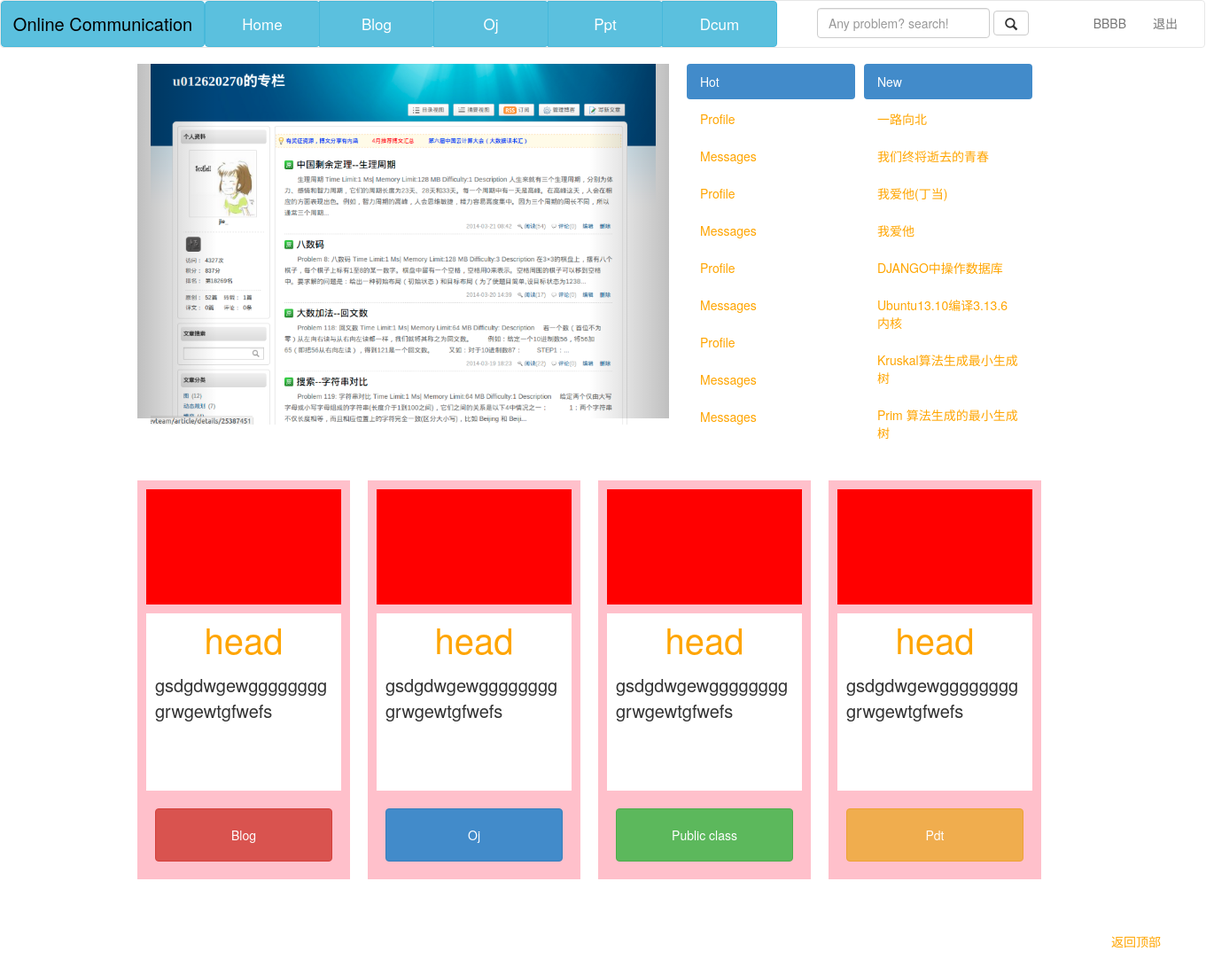
Screenshot of / (signed in) with the database file from the repository.
### account/models.py (models this page shows, shortened)
class UserProfile(models.Model):
    user = models.OneToOneField(User)
    nickname = models.CharField(max_length=30)
    integral = models.IntegerField(null=False, default=0)
    registration = models.BooleanField(default=False)
    blog_num = models.IntegerField(default=0)
    head_portrait = models.ImageField(upload_to='./head_protrait', default='./head_protrait/no-img.jsp')
    class Meta:
        verbose_name = _('UserProfile')
        verbose_name_plural = _('UserProfiles')

### blog/models.py (models this page shows, shortened)
class Post(models.Model):
    author = models.ForeignKey(UserProfile)
    date = models.DateField(auto_now_add=True)
    date_gmt = models.DateField(null=True)
    content = models.TextField()
    title = models.CharField(max_length=200)
    excerpt = models.CharField(max_length=500)
    status = models.CharField(max_length=20, null=True)
    comment_status = models.CharField(max_length=20, null=True)
    password = models.CharField(max_length=20, null=True)
    modified_date = models.DateField(null=True)
    modified_date_gmt = models.DateField(null=True)
    content_filtered = models.CharField(max_length=200, null=True)
    parent = models.BigIntegerField(null=True)
    menu_order = models.IntegerField(null=True)
    content_type = models.CharField(max_length=20, null=True)
    content_mime_type = models.CharField(max_length=255, null=True)
    comment_count = models.IntegerField(default=0)
    po_type = models.ManyToManyField(Category, through='PostToCategory',
                                blank=True, null=True)
    show = models.BooleanField(default=True)
    class Meta:
        ordering = ['-pk']
        verbose_name = _('Post')
        verbose_name_plural = _('Posts')
    @models.permalink
    def get_absolute_url(self):
        return ('post', (),
                {'author':self.author.user.username, 'pk':self.pk})

### blog/views.py (the view)
# urls.py: url(r'^$', 'blog.views.homePage', name='homepage'),
def homePage(request):
    authenticated = request.user.is_authenticated()
    userprofile = None
    articles = Post.objects.all()[:9]
    if authenticated:
        userprofile = request.user.userprofile
    return render(request, 'index.html', {'authenticated':authenticated,
                                          'user':userprofile, 'articles':articles})

### templates/index.html (shortened to what this page needs)
{% extends 'base.html' %}
{% block script %}
<link href ="{{ STATIC_URL }}css/page_2.css" rel="stylesheet">
<link href="{{ STATIC_URL }}css/nav.css" rel="stylesheet">
<link href= "{{ STATIC_URL }}css/bootstrap.css" rel = "stylesheet">
{% endblock %}
{% block body %}
        <div id="whole_container">
            <div id="page-up">
                <nav class="navbar navbar-default" role="navigation" style="background: white;">
              <div class="navbar-header">
                <button type="button" class="btn btn-info dropdown-toggle"data-toggle = "dropdown" id="button_1" >
                    <a href="#" id="Online-C">Online Communication</a>
                  </button>
              </div>
              <div class="collapse navbar-collapse" id="bs-example-navbar-collapse-1">
               <div class="btn-group" id="various-btns">
                  <button type="button" class="btn btn-info dropdown-toggle"data-toggle = "dropdown" id="button_other" >Home</button>
                  <button type="button" class="btn btn-info dropdown-toggle"data-toggle = "dropdown" id="button_other" >Blog</button>
                  <button type="button" class="btn btn-info dropdown-toggle"data-toggle = "dropdown" id="button_other" >Oj</button>
                  <button type="button" class="btn btn-info dropdown-toggle"data-toggle = "dropdown" id="button_other" >Ppt</button>
                   <button type="button" class="btn btn-info dropdown-toggle"data-toggle = "dropdown" id="button_other" >Dcum</button>
                   <div id="search-box">
                    <form class="navbar-form navbar-left" role="search" id="search-box">
                    <div class="form-group">
                    <input type="text" class="form-control" placeholder="Any problem? search!">
                    </div>
                    <button class="btn btn-default"><span class="glyphicon glyphicon-search"></span></button>
                    </form>
                 </div>
              </div>
            {% if not authenticated %}
            {% include 'account/_sign_in.html' %}
            {% else %}
            {% include 'account/_user_info.html' %}
            {% endif%}
              </div>
            </nav>
            </div>
            <div class="container" id = "page-mid-and-down">
            <div id="page-mid">
                <div id="mid-left">
                    <div id="myCarousel" class="carousel slide  col-md-offset-2 col-md-8">
                        <ol class="carousel-indicators">
                                <li data-target="#myCarousel" data-slide-to="0" class="active"></li>
                                <li data-target="#myCarousel" data-slide-to="1"></li>
                                <li data-target="#myCarousel" data-slide-to="2"></li>
                        </ol>
                    <div class="carousel-inner">
                        <div class="item active">
                            <img src="{{ STATIC_URL }}images/1.png" alt="">
                            <div class="container">
                                <div class="carousel-caption">
                                </div>
                            </div>
                        </div>
                </div>
                        <a class="left carousel-control" href="#myCarousel" data-slide="prev">      </a>
                        <a class="right carousel-control" href="#myCarousel" data-slide="next">     </a>
            </div>
                </div>
                <div id="mid-middle">
                    <ul class="nav nav-pills nav-stacked" id="hot">
                        <li class="active"><a href="#">Hot</a></li>
                        <li><a href="#">Profile</a></li>
                        <li><a href="#">Messages</a></li>
                        <li><a href="#">Profile</a></li>
                        <li><a href="#">Messages</a></li>
                        <li><a href="#">Profile</a></li>
                        <li><a href="#">Messages</a></li>
                        <li><a href="#">Profile</a></li>
                        <li><a href="#">Messages</a></li>
                        <li><a href="#">Messages</a></li>
                    </ul>
            </div>
            <div id="mid-right">
                <ul class="nav nav-pills nav-stacked">
                    <li class="active"><a href="#">New</a></li>
                    {% for article in articles %}
                    <li><a href="{{ article.get_absolute_url }}">{{ article.title }}</a></li>
                    {% endfor %}
                </ul>
            </div>
    </div>
           <div id="page-down">
                <div id="page-down-first">
                    <div id="page-down-fourth-one"></div>
                    <div id="page-down-fourth-two">
						<p id="wordhead">
							 <a href="#" target="_blank">head</a>
						</p>
						<p id="wordbody">
							gsdgdwgewgggggggggrwgewtgfwefs
						</p>
                    </div>
                    <div id="page-down-fourth-three">
						<button type="submit" class="btn btn-danger" id="button">Blog</button>
                    </div>
                </div>
                <div id="page-down-second">
                    <div id="page-down-fourth-one"></div>
                    <div id="page-down-fourth-two">
						<p id="wordhead">
							<a href="#" target="_blank">head</a>
						</p>
						<p id="wordbody">
							gsdgdwgewgggggggggrwgewtgfwefs
						</p>
                    </div>
                    <div id="page-down-fourth-three">
						<button type="submit" class="btn btn-primary" id="button">Oj</button>
                    </div>
                </div>
                <div id="page-down-third">
                    <div id="page-down-fourth-one"></div>
                    <div id="page-down-fourth-two">
						<p id="wordhead">
							<a href="#" target="_blank">head</a>
						</p>
						<p id="wordbody">
							gsdgdwgewgggggggggrwgewtgfwefs
						</p>
                    </div>
                    <div id="page-down-fourth-three">
						<button type="submit" class="btn btn-success" id="button">Public class</button>
                    </div>
                </div>
                <div id="page-down-fourth">
                    <div id="page-down-fourth-one"></div>
                    <div id="page-down-fourth-two">
						<p id="wordhead">
							<a href="#" target="_blank">head</a>
						</p>
						<p id="wordbody">
							gsdgdwgewgggggggggrwgewtgfwefs
						</p>
                    </div>
                    <div id="page-down-fourth-three">
						<button type="submit" class="btn btn-warning" id="button">Pdt</button>
                    </div>
                </div>
            </div>
        </div>
         <p id="pright">
            	<a href="#" target="_self">返回顶部</a>
        </p>
{% endblock %}

### templates/account/_user_info.html
<div id="log_in">
    <ul class="nav navbar-nav navbar-right" id="nav_right">
        <li><a  href="{% url 'blog_index' user.user.username %}">{{ user.nickname }}</a></li>
        <li><a href="{%url 'sign_out' %}">退出</a></li>
    </ul>
</div>

### static/css/page_2.css (style rules this page uses)
#whole_container { width: 1360px; height: 1200px; background: white; }
#page-up { height: 52px; width: 1360px; }
#button_1 { height: 52px; width: 230px; margin: 0px 0px 0px 0px; }
#various-btns { float: left; }
#Online-C { font-size: 20px; color: black; }
#search-box { margin-left: 15px; float: left; }
#button_other { height: 52px; width: 130px; font-size: 17px; }
#page-mid-and-down { height: 800px; width: 1100px; background: white; }
#page-mid { height: 450px; width: 1100px; margin: 20px 0px; }
#mid-left { height: 400px; width: 600px; float: left; margin: 0px 20px 0px 10px; }
#myCarousel { height: 400px; width: 600px; margin: 0px 0px; }
#mid-middle { height: 400px; width: 190px; float: left; margin: 0px 10px 0px 0px; }
#mid-right { height: 400px; width: 190px; float: left; margin: 0px 0px 0px 0px; }
#page-down { height: 550px; width: 1100px; margin: 20px 0px; }
#page-down-first { height: 450px; width: 240px; margin: 0px 10px; float: left; background: pink; }
#page-down-second { height: 450px; width: 240px; background: pink; margin: 0px 10px; float: left; }
#page-down-third { height: 450px; width: 240px; background: pink; margin: 0px 10px; float: left; }
#page-down-fourth { height: 450px; width: 240px; background: pink; margin: 0px 10px; float: left; }
#pright { text-align:right; padding-right: 50px; margin-top: 200px; }
#page-down-fourth-one { height: 130; width:220; background:red; margin-left: 10px; margin-top: 10px; }
#page-down-fourth-two { height: 200; width:220; background:white; margin-left: 10px; margin-top: 10px; padding-left: 10px; padding-right: 10px; word-break:break-all; }
#page-down-fourth-three { height: 80; width:220; margin-left: 10px; margin-top: 10px; }
#button { width:200px; height:60px; margin-top: 10px; margin-left: 10px; }
#wordhead { text-align:center; font-size:40px; }
#wordbody { font-size:20px; }

### static/css/nav.css (style rules this page uses)
#nav_right { padding-left: 15px; padding-right: 15px; margin-left: 15px; }
a:link { color: orange; }

### rows the page displays
UserProfile: nickname "BBBB"
Post: title "一路向北"
Post: title "我们终将逝去的青春"
Post: title "我爱他(丁当)"
Post: title "我爱他"
Post: title "DJANGO中操作数据库"
Post: title "Ubuntu13.10编译3.13.6内核"
Post: title "Kruskal算法生成最小生成树"
Post: title "Prim 算法生成的最小生成树"
